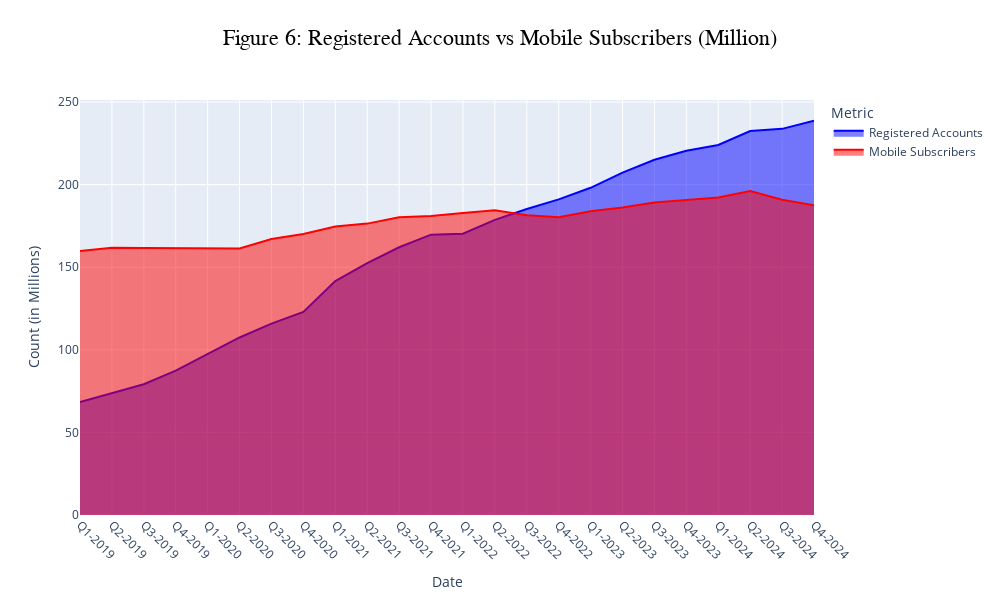

The notebook cell this image was saved under:
### Markdown cell above
**Area graph of Registered Accounts vs Mobile Subscribers with Hover-Based Insights**

### Code cell
# Create an empty figure
fig = go.Figure()

# Area 1: Registered Accounts
fig.add_trace(go.Scatter(
    x=mobile_money['Date'],
    y=mobile_money['Registered_Account'],
    mode='lines',
    name='Registered Accounts',
    line=dict(color='blue'),
    fill='tozeroy',  # Area fill
    hovertemplate='Date: %{x}<br>Registered: %{y:.2f}M'
))

# Area 2: Mobile Subscribers
fig.add_trace(go.Scatter(
    x=mobile_money['Date'],
    y=mobile_money['Mobile_Subscriber'],
    mode='lines',
    name='Mobile Subscribers',
    line=dict(color='red'),
    fill='tozeroy',
    hovertemplate='Date: %{x}<br>Subscribers: %{y:.2f}M'
))

# Layout customization
fig.update_layout(
    width=1000,
    height=600,
    title={
        'text': 'Figure 6: Registered Accounts vs Mobile Subscribers (Million)',
        'y': 0.95,
        'x': 0.5,
        'xanchor': 'center',
        'yanchor': 'top',
        'font': dict(size=22, family='Arial', color='black')
    },
    xaxis_title='Date',
    yaxis_title='Count (in Millions)',
    xaxis_tickangle=45,
    legend_title='Metric',
    hovermode='x unified'
)

# Export as PNG and SVG
fig.write_image("figure_6_area_registered_vs_subscribers.png")

# Show interactive plot
fig.show()

### Figure 1 — Plotly figure (JSON) as saved in the notebook; plotly's stock layout.template omitted (floating-point values rounded to 4 significant figures)
{"data": [{"fill": "tozeroy", "hovertemplate": "Date: %{x}<br>Registered: %{y:.2f}M", "line": {"color": "blue"}, "mode": "lines", "name": "Registered Accounts", "type": "scatter", "x": ["Q1-2019", "Q2-2019", "Q3-2019", "Q4-2019", "Q1-2020", "Q2-2020", "Q3-2020", "Q4-2020", "Q1-2021", "Q2-2021", "Q3-2021", "Q4-2021", "Q1-2022", "Q2-2022", "Q3-2022", "Q4-2022", "Q1-2023", "Q2-2023", "Q3-2023", "Q4-2023", "Q1-2024", "Q2-2024", "Q3-2024", "Q4-2024"], "y": [68.31, 73.78, 79.19, 87.43, 97.43, 107.5, 115.9, 122.9, 141.7, 152.5, 162.1, 169.7, 170.3, 178.6, 185.3, 191.1, 198.1, 207.3, 215.0, 220.5, 224.0, 232.4, 233.8, 238.7]}, {"fill": "tozeroy", "hovertemplate": "Date: %{x}<br>Subscribers: %{y:.2f}M", "line": {"color": "red"}, "mode": "lines", "name": "Mobile Subscribers", "type": "scatter", "x": ["Q1-2019", "Q2-2019", "Q3-2019", "Q4-2019", "Q1-2020", "Q2-2020", "Q3-2020", "Q4-2020", "Q1-2021", "Q2-2021", "Q3-2021", "Q4-2021", "Q1-2022", "Q2-2022", "Q3-2022", "Q4-2022", "Q1-2023", "Q2-2023", "Q3-2023", "Q4-2023", "Q1-2024", "Q2-2024", "Q3-2024", "Q4-2024"], "y": [159.8, 161.8, 161.7, 161.6, 161.4, 161.3, 167.1, 170.1, 174.6, 176.4, 180.3, 181, 182.9, 184.5, 181.4, 180.2, 183.9, 186.1, 189.1, 190.8, 192.3, 196.1, 190.9, 187.6]}], "layout": {"height": 600, "hovermode": "x unified", "legend": {"title": {"text": "Metric"}}, "title": {"font": {"color": "black", "family": "Arial", "size": 22}, "text": "Figure 6: Registered Accounts vs Mobile Subscribers (Million)", "x": 0.5, "xanchor": "center", "y": 0.95, "yanchor": "top"}, "width": 1000, "xaxis": {"autorange": true, "range": [0, 23], "tickangle": 45, "title": {"text": "Date"}, "type": "category"}, "yaxis": {"autorange": true, "range": [0, 251.2], "title": {"text": "Count (in Millions)"}, "type": "linear"}}}
